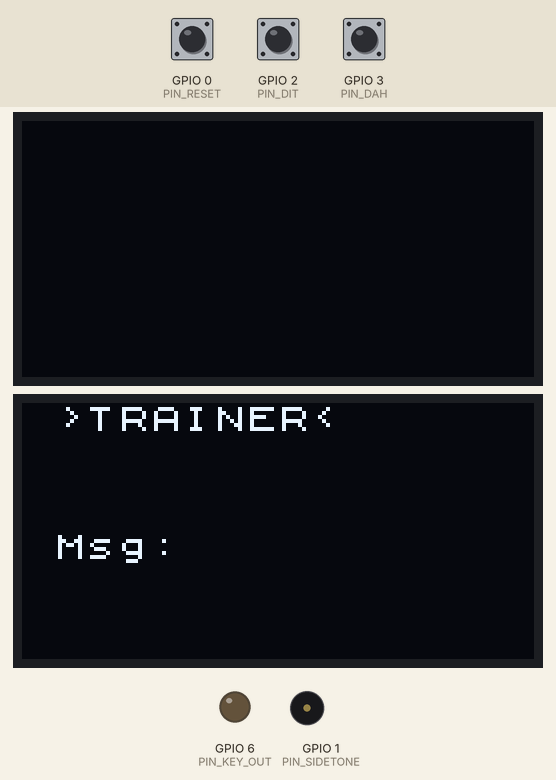
This sketch was run on a simulated ESP32-C3. On the bench: 2 × 128×64 one-colour display, output pins drawn as LEDs (lit = HIGH), buzzer (waves = sounding). Wiring (inferred from the names in the program): SSD1306 OLED at I2C address 0x3C. Inputs (shaded band) come from the test bench; at power-on: GPIO 2 (PIN_DIT) HIGH, GPIO 3 (PIN_DAH) HIGH, GPIO 0 (PIN_RESET) HIGH. What the sketch prints to the serial monitor is not drawn.

Above: at 9.7 s.
9.8 s: GPIO 2 (PIN_DIT) pulled LOW for 0.15 s
At 10.4 s:
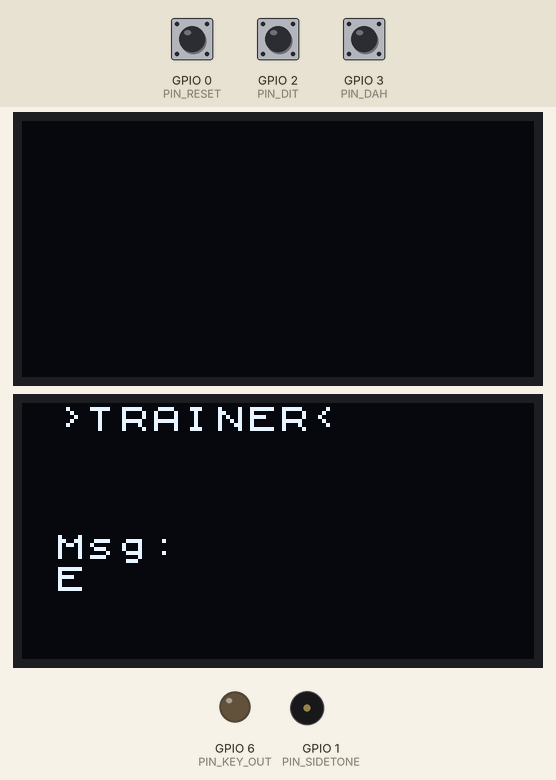
10.5 s: GPIO 3 (PIN_DAH) pulled LOW for 0.15 s
At 10.58 s:
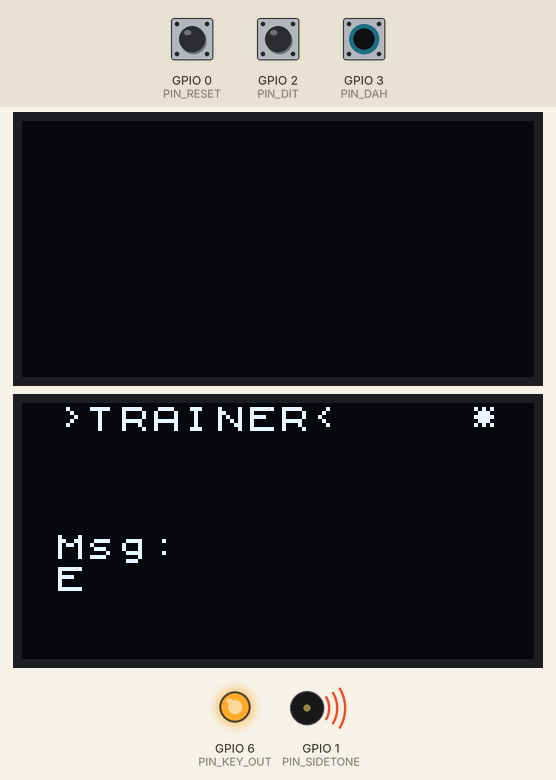
11.2 s: GPIO 2 (PIN_DIT) pulled LOW for 1 s
At 12.0 s:
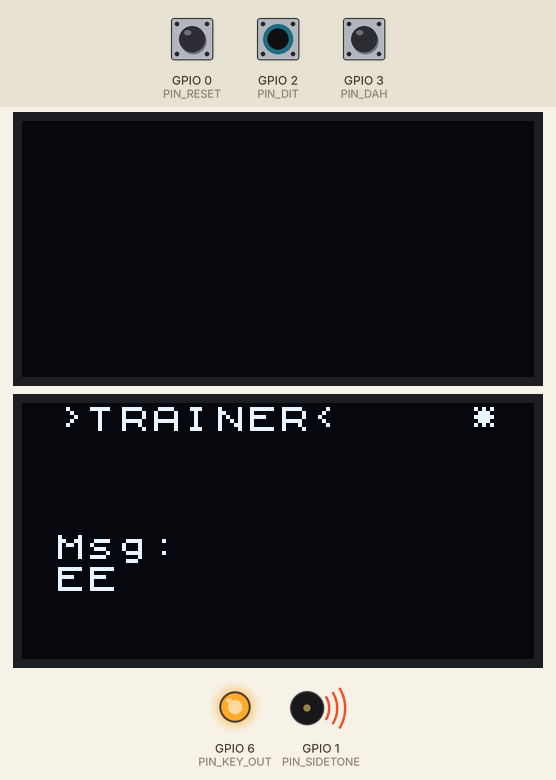
13.7 s: GPIO 3 (PIN_DAH) pulled LOW for 0.15 s
At 14.03 s:
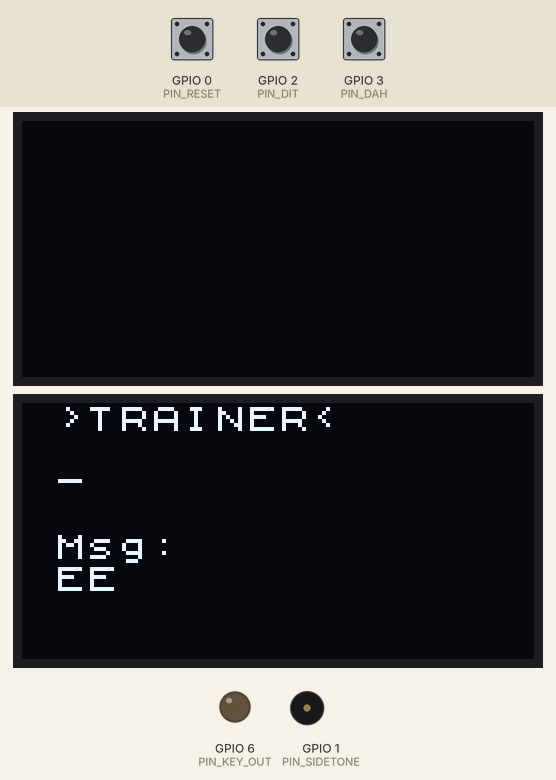
14.4 s: GPIO 3 (PIN_DAH) pulled LOW for 1 s
At 15.7 s:
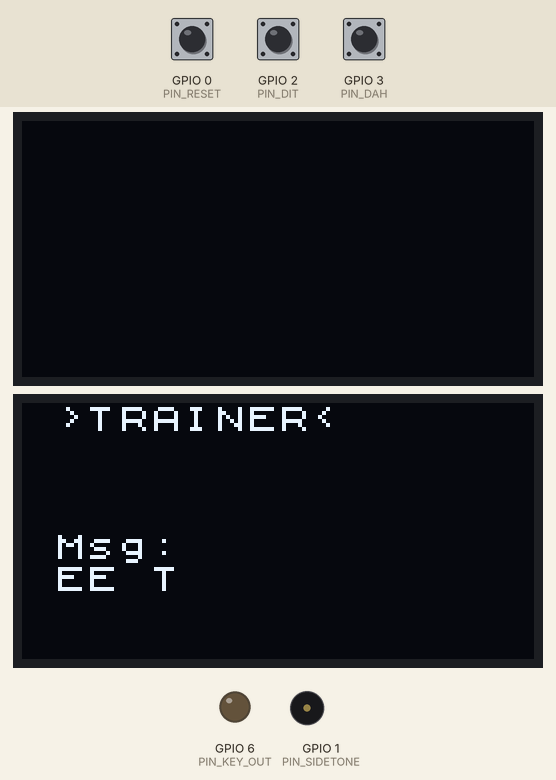
16.9 s: GPIO 0 (PIN_RESET) pulled LOW for 0.15 s
At 18.3 s:
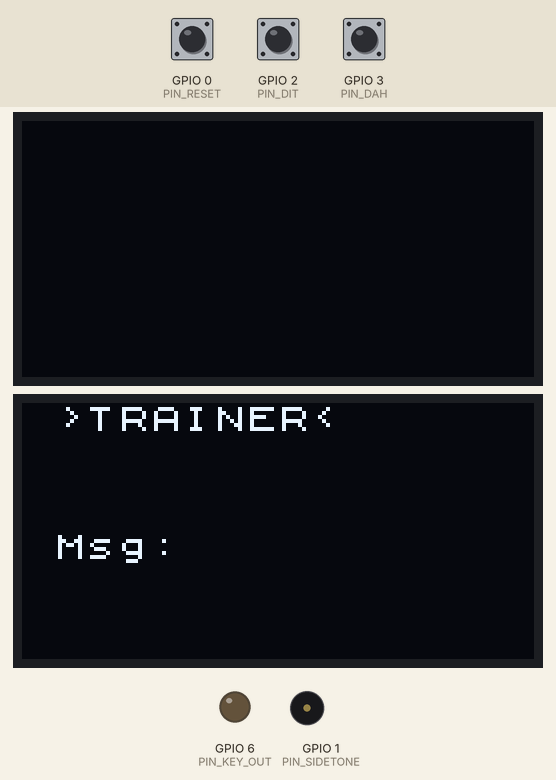
Timing chart, 0 to 19.5 s (numbered marks = the images above; inputs shaded):
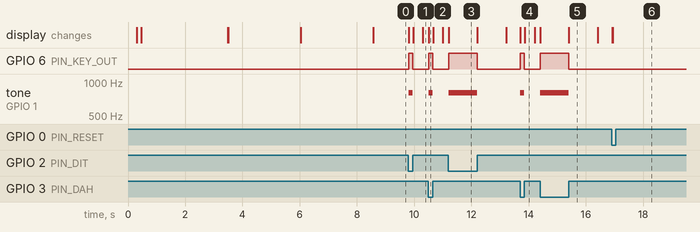

Measured:
- after the input at 9.8 s, GPIO 6 (PIN_KEY_OUT): LOW → HIGH at once, → LOW 0.15 s later; tone on GPIO 1 (PIN_SIDETONE): silent → 800 Hz at once, → silent 0.15 s later; the display: first changes at once (image 1 shows a later state)
- after the input at 10.5 s, GPIO 6 (PIN_KEY_OUT): LOW → HIGH at once, → LOW 0.15 s later; tone on GPIO 1 (PIN_SIDETONE): silent → 800 Hz at once, → silent 0.15 s later; the display: changes at once (image 2)
- after the input at 11.2 s, GPIO 6 (PIN_KEY_OUT): LOW → HIGH at once, → LOW 1.0 s later; tone on GPIO 1 (PIN_SIDETONE): silent → 800 Hz at once, → silent 1.0 s later; the display: changes at once (image 3)
- after the input at 13.7 s, GPIO 6 (PIN_KEY_OUT): LOW → HIGH at once, → LOW 0.15 s later; tone on GPIO 1 (PIN_SIDETONE): silent → 800 Hz at once, → silent 0.15 s later; the display: first changes at once (image 4 shows a later state)
- after the input at 14.4 s, GPIO 6 (PIN_KEY_OUT): LOW → HIGH at once, → LOW 1.0 s later; tone on GPIO 1 (PIN_SIDETONE): silent → 800 Hz at once, → silent 1.0 s later; the display: first changes at once (image 5 shows a later state)
- after the input at 16.9 s, the display: first changes at once (image 6 shows a later state)
- what the display in image 5 shows lasts 1.0 s, from 15.4 s to 16.4 s

The sketch:

FINALFINAL_verticalv2.ino
```cpp
#include <Wire.h>
#include <U8x8lib.h>

/*
 *  Morse Trainer Minimalista
 *  by LU6APR (GP3.0)
 *  para ESP32-C3 mini con display SSD1106
 *
 *  Caracteres soportados: A-Z, 0-9, ., ,, ?, ', !, /, (, ), ;
 *  Espacio automatico: 1 segundo sin entrada
 *  Modo: TRAINER (solo decodificación)
 *  Salida para transmisor: PIN_KEY_OUT
 *  Tono de monitoreo: 800Hz
 *  Boton: limpia pantalla y resetea
 */

// Definición de pines
#define PIN_DIT         2      // Entrada pulso corto
#define PIN_DAH         3      // Entrada pulso largo
#define PIN_RESET       0      // Botón para limpiar pantalla (antes COMMAND)
#define PIN_SIDETONE    1      // Salida tono monitoreo
#define PIN_KEY_OUT     6      // Salida para controlar transmisor

#define I2C_SDA         5
#define I2C_SCL         4

// Configuración del display SSD1106
U8X8_SSD1306_128X64_NONAME_HW_I2C u8x8(/* reset=*/ U8X8_PIN_NONE);

// Configuración del trainer
#define MORSE_UNIT_MS    100   // Duración de la unidad base en ms
#define DECODE_BUFFER    64
#define SPACE_TIMEOUT    1000  // 1 segundo sin entrada = espacio

// Variables globales
enum DecoderState { IDLE, RECEIVING_DIT, RECEIVING_DAH, WAITING_SPACE };

DecoderState currentState = IDLE;
unsigned long lastPulseTime = 0;
unsigned long lastAnyInputTime = 0;
unsigned long lastSpaceAddedTime = 0;
unsigned long pulseStartTime = 0;
char morseBuffer[DECODE_BUFFER];
int morseBufferIndex = 0;
char decodedChar;
String decodedMessage = "";
bool isPulseActive = false;
int lastResetState = HIGH;

// Variables para display sin parpadeo
String lastMorseStr = "";
String lastMsgStr = "";
bool lastPulseState = false;

// Tabla Morse completa
const char* morseTable[] = {
  // Letras A-Z
  ".-", "-...", "-.-.", "-..", ".", "..-.", "--.", "....", "..", ".---",
  "-.-", ".-..", "--", "-.", "---", ".--.", "--.-", ".-.", "...", "-",
  "..-", "...-", ".--", "-..-", "-.--", "--..",
  // Números 0-9
  "-----", ".----", "..---", "...--", "....-", ".....", "-....", "--...",
  "---..", "----.",
  // Puntuación
  ".-.-.-", "--..--", "..--..", ".----.", "-.-.--",
  // Especiales
  "-..-.",   // /
  "-.--.",   // (
  "-.--.-",  // )
  "-.-.-."   // ;
};

const char morseChars[] = {
  'A', 'B', 'C', 'D', 'E', 'F', 'G', 'H', 'I', 'J',
  'K', 'L', 'M', 'N', 'O', 'P', 'Q', 'R', 'S', 'T',
  'U', 'V', 'W', 'X', 'Y', 'Z',
  '0', '1', '2', '3', '4', '5', '6', '7', '8', '9',
  '.', ',', '?', '\'', '!',
  '/', '(', ')', ';'
};

// Prototipos
char decodeMorse(const char* morse);
void addMorseSymbol(char symbol);
void resetMorseBuffer();
void updateDisplay();
void playTone(int state);
void controlTransmitter(bool state);
void checkResetButton();
void addSpaceIfIdle();
void handleDecoderInput();
void startPulse(bool isDit);
void endPulse();
void checkPulseTimeout();
void initDisplaySSD1106();
void showSplashScreen();
void clearScreenAndReset();

void setup() {
  Serial.begin(115200);

  // Configurar pines
  pinMode(PIN_DIT, INPUT_PULLUP);
  pinMode(PIN_DAH, INPUT_PULLUP);
  pinMode(PIN_RESET, INPUT_PULLUP);
  pinMode(PIN_SIDETONE, OUTPUT);
  pinMode(PIN_KEY_OUT, OUTPUT);

  controlTransmitter(false);

  // Inicializar I2C
  Wire.begin(I2C_SDA, I2C_SCL);
  Wire.setClock(100000);

  delay(100);

  // Inicialización específica para SSD1106
  initDisplaySSD1106();

  u8x8.begin();
  u8x8.setFont(u8x8_font_chroma48medium8_r);
  u8x8.setPowerSave(0);

  // Limpieza inicial completa
  u8x8.clearDisplay();
  for(int i = 0; i < 8; i++) {
    u8x8.drawString(0, i, "                ");
  }
  u8x8.clearDisplay();

  memset(morseBuffer, 0, DECODE_BUFFER);
  lastAnyInputTime = millis();
  lastSpaceAddedTime = millis();

  // Mostrar pantalla de bienvenida
  showSplashScreen();

  // Pantalla principal
  u8x8.clearDisplay();
  u8x8.drawString(1, 0, ">TRAINER<");
  u8x8.drawString(1, 4, "Msg:");

  lastMorseStr = "";
  lastMsgStr = "";
  lastPulseState = false;

  Serial.println("Morse Trainer iniciado - FINAL");
  Serial.println("Caracteres: A-Z 0-9 . , ? ' ! / ( ) ;");
  Serial.println("Credits: LU6APR (GP3.0)");
  Serial.println("Boton: limpia pantalla");
}

void showSplashScreen() {
  // Pantalla 1 - Logo y créditos
  u8x8.clearDisplay();
  u8x8.drawString(4, 1, "MORSE");
  u8x8.drawString(3, 2, "TRAINER");
  u8x8.drawString(6, 4, "v1.0");
  u8x8.drawString(3, 6, "by LU6APR");
  u8x8.drawString(4, 7, "(GP3.0)");
  delay(3000);

  // Pantalla 2 - Información
  u8x8.clearDisplay();
  u8x8.drawString(2, 2, "MINIMALIST");
  u8x8.drawString(4, 3, "MORSE");
  u8x8.drawString(3, 4, "TRAINER");
  u8x8.drawString(2, 6, "for ESP32-C3");
  delay(2500);

  // Pantalla 3 - Caracteres soportados
  u8x8.clearDisplay();
  u8x8.drawString(1, 1, "A-Z 0-9");
  u8x8.drawString(1, 3, ". , ? ' !");
  u8x8.drawString(1, 5, "/ ( ) ;");
  u8x8.drawString(0, 7, "1s AUTO SPACE");
  delay(2500);
}

void clearScreenAndReset() {
  // Desactivar cualquier pulso activo
  if (isPulseActive) {
    playTone(0);
    controlTransmitter(false);
    isPulseActive = false;
  }

  // Resetear estado del decoder
  currentState = IDLE;
  lastPulseTime = 0;
  pulseStartTime = 0;

  // Limpiar buffer de Morse
  resetMorseBuffer();

  // Limpiar mensaje decodificado
  decodedMessage = "";

  // Limpiar variables de display
  lastMorseStr = "";
  lastMsgStr = "";
  lastPulseState = false;

  // Limpiar pantalla completamente
  u8x8.clearDisplay();

  // Dibujar pantalla principal limpia
  u8x8.drawString(1, 0, ">TRAINER<");
  u8x8.drawString(1, 4, "Msg:");

  // Limpiar líneas de código Morse y mensaje
  u8x8.drawString(1, 2, "               ");
  u8x8.drawString(1, 5, "               ");

  // Resetear timer de inactividad
  lastAnyInputTime = millis();
  lastSpaceAddedTime = millis();

  Serial.println("Pantalla limpiada por boton RESET");
}

void initDisplaySSD1106() {
  // Comandos específicos para SSD1106
  Wire.beginTransmission(0x3C);
  Wire.write(0x00); // Modo comando
  Wire.write(0xAE); // Display OFF
  Wire.write(0xD5); // Reloj
  Wire.write(0x80);
  Wire.write(0xA8); // Multiplex
  Wire.write(0x3F);
  Wire.write(0xD3); // Display offset
  Wire.write(0x00); // Offset 0
  Wire.write(0x40); // Línea de inicio 0
  Wire.write(0x8D); // Charge pump
  Wire.write(0x14); // Habilitar
  Wire.write(0x20); // Modo memoria
  Wire.write(0x00); // Horizontal
  Wire.write(0xA0); // Segment remap NORMAL
  Wire.write(0xC0); // COM scan direction NORMAL
  Wire.write(0xDA); // Pines COM
  Wire.write(0x12);
  Wire.write(0x81); // Contraste
  Wire.write(0xCF);
  Wire.write(0xD9); // Pre-carga
  Wire.write(0xF1);
  Wire.write(0xDB); // VCOM
  Wire.write(0x40);
  Wire.write(0xA4); // Restaurar
  Wire.write(0xA6); // Normal
  Wire.write(0x2E); // Scroll OFF
  Wire.write(0xAF); // Display ON
  Wire.endTransmission();
  delay(100);

  // Limpiar toda la pantalla
  for(int page = 0; page < 8; page++) {
    Wire.beginTransmission(0x3C);
    Wire.write(0x00);
    Wire.write(0xB0 | page);
    Wire.write(0x00);
    Wire.write(0x10);
    Wire.endTransmission();

    Wire.beginTransmission(0x3C);
    Wire.write(0x40);
    for(int col = 0; col < 128; col++) {
      Wire.write(0x00);
    }
    Wire.endTransmission();
  }
}

void loop() {
  // Verificar botón de reset
  checkResetButton();

  // Manejar entrada del decoder
  handleDecoderInput();

  // Verificar timeouts
  checkPulseTimeout();
  addSpaceIfIdle();

  // Actualizar display
  updateDisplay();

  delay(5);
}

void handleDecoderInput() {
  bool ditState = digitalRead(PIN_DIT);
  bool dahState = digitalRead(PIN_DAH);

  // Detectar inicio de pulso DIT
  if (ditState == LOW && !isPulseActive) {
    startPulse(true);
    lastAnyInputTime = millis();
  }

  // Detectar inicio de pulso DAH
  if (dahState == LOW && !isPulseActive) {
    startPulse(false);
    lastAnyInputTime = millis();
  }

  // Detectar fin de pulso (ambos pines en HIGH)
  if ((ditState == HIGH && dahState == HIGH) && isPulseActive) {
    endPulse();
    lastAnyInputTime = millis();
  }
}

void startPulse(bool isDit) {
  isPulseActive = true;
  pulseStartTime = millis();
  playTone(1);
  controlTransmitter(true);
}

void endPulse() {
  unsigned long pulseDuration = millis() - pulseStartTime;
  isPulseActive = false;
  playTone(0);
  controlTransmitter(false);

  // Determinar si fue DIT o DAH basado en duración
  if (pulseDuration < MORSE_UNIT_MS * 1.5) {
    addMorseSymbol('.');
    Serial.print(".");
  } else if (pulseDuration < MORSE_UNIT_MS * 3.5) {
    addMorseSymbol('-');
    Serial.print("-");
  }

  lastPulseTime = millis();
  currentState = WAITING_SPACE;
}

void addMorseSymbol(char symbol) {
  if (morseBufferIndex < DECODE_BUFFER - 1) {
    morseBuffer[morseBufferIndex++] = symbol;
    morseBuffer[morseBufferIndex] = '\0';
  }
}

void checkPulseTimeout() {
  if (currentState == WAITING_SPACE && !isPulseActive) {
    unsigned long idleTime = millis() - lastPulseTime;

    // Espacio entre letras (3 unidades)
    if (idleTime > MORSE_UNIT_MS * 3) {
      decodedChar = decodeMorse(morseBuffer);
      if (decodedChar != '?') {
        decodedMessage += decodedChar;
        Serial.print(" | ");
        Serial.print(decodedChar);
        Serial.print(" | ");
      }
      resetMorseBuffer();
      currentState = IDLE;
    }
    // Espacio entre palabras (7 unidades)
    else if (idleTime > MORSE_UNIT_MS * 7) {
      if (decodedMessage.length() > 0 && decodedMessage.charAt(decodedMessage.length()-1) != ' ') {
        decodedMessage += ' ';
        Serial.print(" / ");
      }
      resetMorseBuffer();
      currentState = IDLE;
    }
  }
}

void addSpaceIfIdle() {
  unsigned long idleTime = millis() - lastAnyInputTime;

  // Agregar espacio después de 1 segundo sin entrada
  if (!isPulseActive &&
      decodedMessage.length() > 0 &&
      idleTime >= SPACE_TIMEOUT &&
      (millis() - lastSpaceAddedTime > SPACE_TIMEOUT)) {

    if (decodedMessage.charAt(decodedMessage.length() - 1) != ' ') {
      decodedMessage += ' ';
      Serial.println(" --- ESPACIO AUTO (1s) --- ");
      lastSpaceAddedTime = millis();
    }
  }
}

char decodeMorse(const char* morse) {
  if (strlen(morse) == 0) return '?';

  for (int i = 0; i < (int)(sizeof(morseChars)); i++) {
    if (strcmp(morse, morseTable[i]) == 0) {
      return morseChars[i];
    }
  }
  return '?';
}

void resetMorseBuffer() {
  memset(morseBuffer, 0, DECODE_BUFFER);
  morseBufferIndex = 0;
}

void playTone(int state) {
  if (state == 1) {
    tone(PIN_SIDETONE, 800);
  } else {
    noTone(PIN_SIDETONE);
  }
}

void controlTransmitter(bool state) {
  digitalWrite(PIN_KEY_OUT, state ? HIGH : LOW);
}

void checkResetButton() {
  int resetState = digitalRead(PIN_RESET);

  // Detectar flanco descendente (botón presionado)
  if (resetState == LOW && lastResetState == HIGH) {
    clearScreenAndReset();
    delay(300); // Debounce
  }

  lastResetState = resetState;
}

void updateDisplay() {
  String currentMorseStr = "";
  if (morseBufferIndex > 0) {
    currentMorseStr = String(morseBuffer);
    if (currentMorseStr.length() > 14) {
      currentMorseStr = "..." + currentMorseStr.substring(currentMorseStr.length() - 11);
    }
  }

  String currentMsgStr = decodedMessage;
  if (currentMsgStr.length() > 14) {
    currentMsgStr = "..." + currentMsgStr.substring(currentMsgStr.length() - 11);
  }

  // Actualizar código Morse (fila 2)
  if (currentMorseStr != lastMorseStr) {
    u8x8.drawString(1, 2, "               ");
    u8x8.drawString(1, 2, currentMorseStr.c_str());
    lastMorseStr = currentMorseStr;
  }

  // Actualizar mensaje (fila 5)
  if (currentMsgStr != lastMsgStr) {
    u8x8.drawString(1, 5, "               ");
    u8x8.drawString(1, 5, currentMsgStr.c_str());
    lastMsgStr = currentMsgStr;
  }

  // Actualizar indicador de pulso (fila 0, columna 14)
  if (isPulseActive != lastPulseState) {
    if (isPulseActive) {
      u8x8.drawString(14, 0, "*");
    } else {
      u8x8.drawString(14, 0, " ");
    }
    lastPulseState = isPulseActive;
  }
}
```
